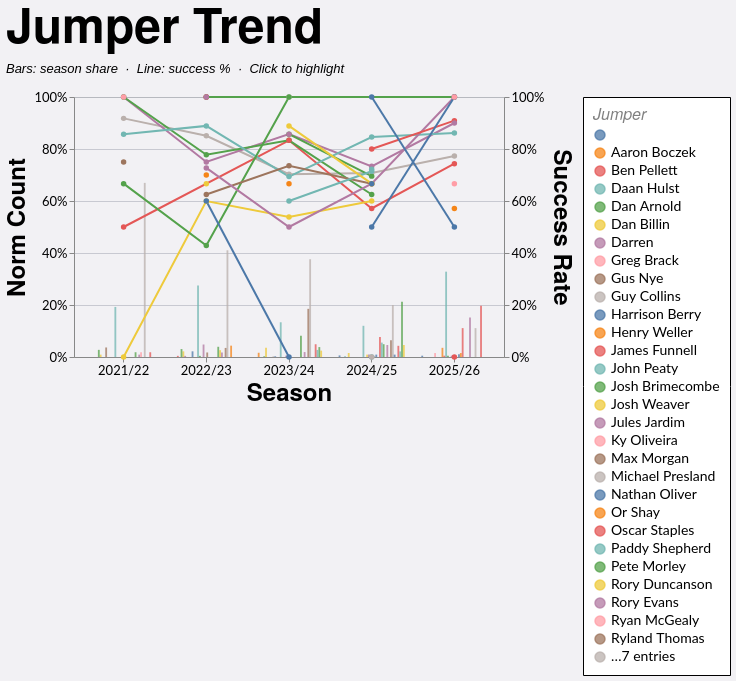

The Vega-Lite source for this figure:
### Vega-Lite specification from a JSON file in a GitHub repository (floating-point values rounded to 4 significant figures; data arrays with more than 128 entries replaced by an {"elided": "..."} marker saying what was removed)
{"config": {"axis": {"labelFont": "Lato, sans-serif", "titleFont": "PT Sans Narrow, Helvetica Neue, Helvetica, Arial, sans-serif", "labelFontSize": 13, "titleFontSize": 24, "gridColor": "#202947", "gridOpacity": 0.2}, "header": {"labelFont": "PT Sans Narrow, Helvetica Neue, Helvetica, Arial, sans-serif", "titleFont": "PT Sans Narrow, Helvetica Neue, Helvetica, Arial, sans-serif", "labelFontSize": 24, "titleFontSize": 28, "labelFontWeight": "bold", "orient": "left"}, "legend": {"labelFont": "Lato, sans-serif", "titleFont": "PT Sans Narrow, Helvetica Neue, Helvetica, Arial, sans-serif", "labelFontSize": 14, "titleFontSize": 16, "titlePadding": 5, "fillColor": "white", "strokeColor": "black", "padding": 10, "titleFontWeight": "lighter", "titleFontStyle": "italic", "titleColor": "gray", "offset": 10}, "title": {"font": "PT Sans Narrow, Helvetica Neue, Helvetica, Arial, sans-serif", "fontSize": 48, "fontWeight": "bold", "anchor": "start", "align": "center", "titlePadding": 20, "subtitlePadding": 10, "subtitleFontSize": 13, "subtitleColor": "", "subtitleFontStyle": "italic", "offset": 15, "color": "black"}, "axisX": {"labelAngle": 0}, "facet": {"title": null, "header": null, "align": {"row": "each", "column": "each"}}, "resolve": {"scale": {"y": "independent", "facet": "independent"}}, "background": "#f2f1f4"}, "layer": [{"mark": {"type": "bar", "opacity": 0.35}, "encoding": {"color": {"field": "jumper", "title": "Jumper", "type": "nominal"}, "opacity": {"condition": {"param": "loJumperTrendHighlight", "value": 0.75}, "value": 0.12}, "tooltip": [{"field": "season", "title": "Season", "type": "nominal"}, {"field": "jumper", "title": "Jumper", "type": "nominal"}, {"field": "won", "format": ",.0f", "title": "Won", "type": "quantitative"}, {"field": "attempts", "format": ",.0f", "title": "Attempts", "type": "quantitative"}, {"field": "norm_count", "format": ".1%", "title": "Norm Count", "type": "quantitative"}, {"field": "success_rate", "format": ".1%", "title": "Success Rate", "type": "quantitative"}], "x": {"field": "season", "sort": ["2021/22", "2022/23", "2023/24", "2024/25", "2025/26"], "title": "Season", "type": "nominal"}, "xOffset": {"field": "jumper", "type": "nominal"}, "y": {"axis": {"format": "%", "orient": "left"}, "field": "norm_count", "scale": {"domain": [0, 1]}, "title": "Norm Count", "type": "quantitative"}}, "name": "view_12", "transform": [{"filter": "(loSquad == 'All' || datum.squad == loSquad) && (loGameType == 'All' || (loGameType == 'League + Cup' && (datum.game_type == 'League' || datum.game_type == 'Cup')) || (loGameType == 'League only' && datum.game_type == 'League') || datum.game_type == loGameType) && (loOpposition == 'All' || datum.opposition == loOpposition) && (loThrower == 'All' || datum.thrower == loThrower) && (loJumper == 'All' || datum.jumper == loJumper) && (loArea == 'All' || datum.area == loArea) && (loNumbers == 'All' || datum.numbers == loNumbers) && (loCall == 'All' || datum.call == loCall) && (loCallType == 'All' || datum.call_type == loCallType)"}, {"aggregate": [{"op": "count", "as": "attempts"}, {"op": "sum", "field": "won", "as": "won"}], "groupby": ["season", "jumper"]}, {"joinaggregate": [{"op": "sum", "field": "attempts", "as": "season_attempts"}], "groupby": ["season"]}, {"calculate": "datum.attempts / datum.season_attempts", "as": "norm_count"}, {"calculate": "datum.won / datum.attempts", "as": "success_rate"}]}, {"mark": {"type": "line", "point": true, "strokeWidth": 2}, "encoding": {"color": {"field": "jumper", "title": "Jumper", "type": "nominal"}, "detail": {"field": "jumper", "type": "nominal"}, "opacity": {"condition": {"param": "loJumperTrendHighlight", "value": 1}, "value": 0.2}, "tooltip": [{"field": "season", "title": "Season", "type": "nominal"}, {"field": "jumper", "title": "Jumper", "type": "nominal"}, {"field": "won", "format": ",.0f", "title": "Won", "type": "quantitative"}, {"field": "attempts", "format": ",.0f", "title": "Attempts", "type": "quantitative"}, {"field": "norm_count", "format": ".1%", "title": "Norm Count", "type": "quantitative"}, {"field": "success_rate", "format": ".1%", "title": "Success Rate", "type": "quantitative"}], "x": {"field": "season", "sort": ["2021/22", "2022/23", "2023/24", "2024/25", "2025/26"], "title": "Season", "type": "nominal"}, "y": {"axis": {"format": "%", "orient": "right"}, "field": "success_rate", "scale": {"domain": [0, 1]}, "title": "Success Rate", "type": "quantitative"}}, "transform": [{"filter": "(loSquad == 'All' || datum.squad == loSquad) && (loGameType == 'All' || (loGameType == 'League + Cup' && (datum.game_type == 'League' || datum.game_type == 'Cup')) || (loGameType == 'League only' && datum.game_type == 'League') || datum.game_type == loGameType) && (loOpposition == 'All' || datum.opposition == loOpposition) && (loThrower == 'All' || datum.thrower == loThrower) && (loJumper == 'All' || datum.jumper == loJumper) && (loArea == 'All' || datum.area == loArea) && (loNumbers == 'All' || datum.numbers == loNumbers) && (loCall == 'All' || datum.call == loCall) && (loCallType == 'All' || datum.call_type == loCallType)"}, {"aggregate": [{"op": "count", "as": "attempts"}, {"op": "sum", "field": "won", "as": "won"}], "groupby": ["season", "jumper"]}, {"joinaggregate": [{"op": "sum", "field": "attempts", "as": "season_attempts"}], "groupby": ["season"]}, {"calculate": "datum.attempts / datum.season_attempts", "as": "norm_count"}, {"calculate": "datum.won / datum.attempts", "as": "success_rate"}]}], "data": {"name": "data-9f78a8a80e26132ebc7aef6a8d9c7f48"}, "height": 260, "params": [{"name": "loSquad", "value": "All"}, {"name": "loSeason", "value": "All"}, {"name": "loGameType", "value": "All"}, {"name": "loOpposition", "value": "All"}, {"name": "loThrower", "value": "All"}, {"name": "loJumper", "value": "All"}, {"name": "loArea", "value": "All"}, {"name": "loNumbers", "value": "All"}, {"name": "loCall", "value": "All"}, {"name": "loCallType", "value": "All"}, {"name": "loJumperTrendHighlight", "select": {"type": "point", "clear": "dblclick", "fields": ["jumper"], "on": "click"}, "views": ["view_12"]}], "resolve": {"scale": {"y": "independent"}}, "title": {"text": "Jumper Trend", "subtitle": "Bars: season share  ·  Line: success %  ·  Click to highlight"}, "width": 430, "$schema": "https://vega.github.io/schema/vega-lite/v5.20.1.json", "datasets": {"data-9f78a8a80e26132ebc7aef6a8d9c7f48": {"elided": "1228 records"}}}
